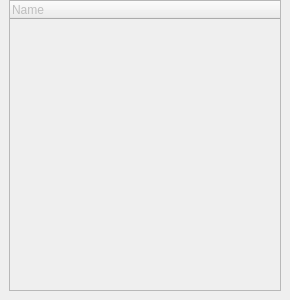
<?xml version="1.0" encoding="UTF-8"?>
<ui version="4.0">
 <class>CreateWidgetDockWidget</class>
 <widget class="QDockWidget" name="CreateWidgetDockWidget">
  <property name="enabled">
   <bool>false</bool>
  </property>
  <property name="geometry">
   <rect>
    <x>0</x>
    <y>0</y>
    <width>290</width>
    <height>300</height>
   </rect>
  </property>
  <property name="windowTitle">
   <string>Create new Widget</string>
  </property>
  <widget class="QWidget" name="dockWidgetContents">
   <layout class="QVBoxLayout" name="verticalLayout">
    <property name="topMargin">
     <number>0</number>
    </property>
    <item>
     <widget class="WidgetTypeTreeWidget" name="tree">
      <property name="toolTip">
       <string>Drag to the layout to create</string>
      </property>
      <column>
       <property name="text">
        <string>Name</string>
       </property>
      </column>
     </widget>
    </item>
   </layout>
  </widget>
 </widget>
 <customwidgets>
  <customwidget>
   <class>WidgetTypeTreeWidget</class>
   <extends>QTreeWidget</extends>
   <header>ceed.editors.layout.visual</header>
  </customwidget>
 </customwidgets>
 <resources/>
 <connections/>
</ui>
